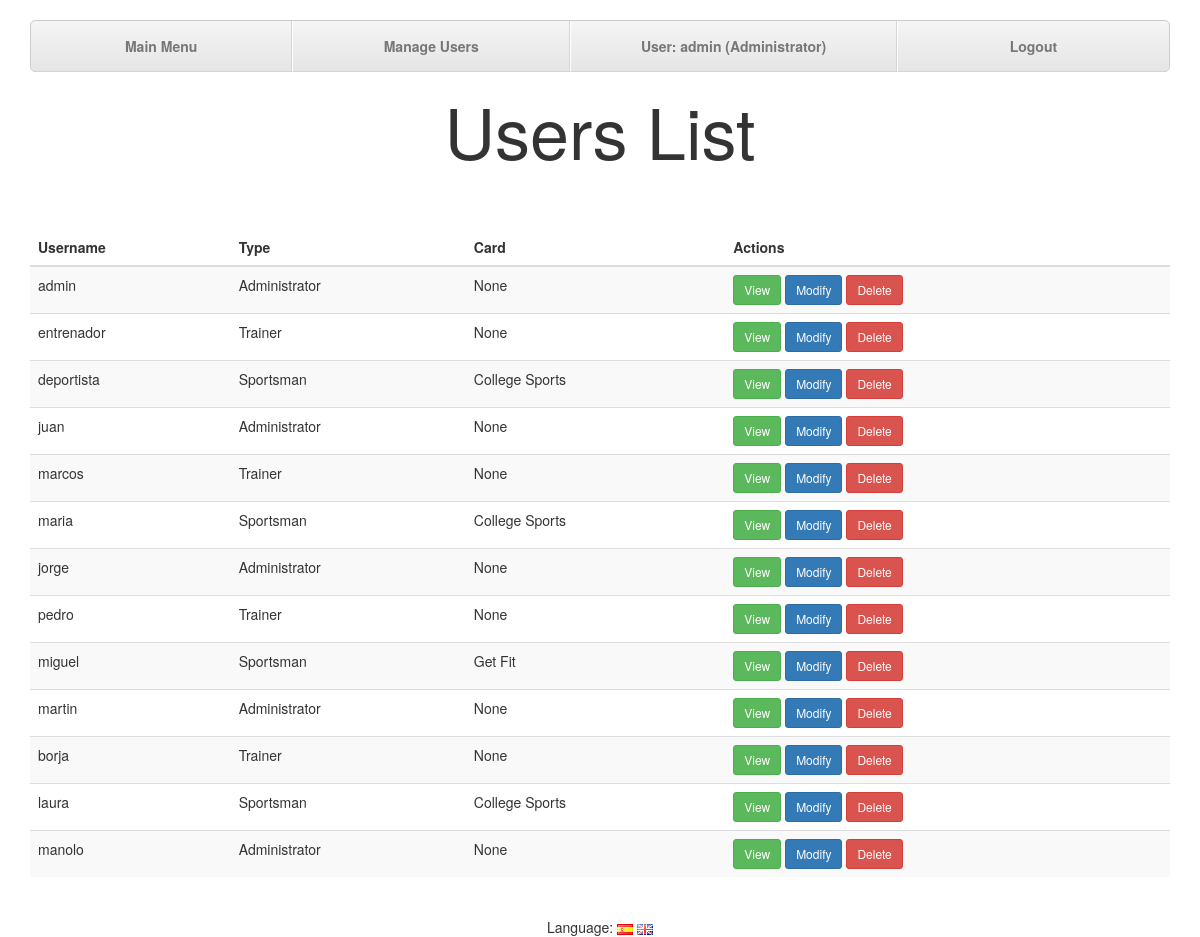
The app's page /index.php?controller=users&action=usersList (signed in) with its own data.
### tables this page shows
CREATE TABLE users (
	id INT(11) NOT NULL AUTO_INCREMENT,
	username VARCHAR(255) UNIQUE NOT NULL,
	password VARCHAR(255) NOT NULL,
	tipo ENUM('deportista','entrenador','administrador') NOT NULL,
	subtipo ENUM('tdu', 'pef'),
	entrenador INT(11),
	
	PRIMARY KEY (id),
	FOREIGN KEY (entrenador) REFERENCES users(id)
);

### core/ViewManager.php (called while the page is built, shortened)
<?php
class ViewManager {
	private $fragmentContents = array();
	private $variables = array();
	private $currentFragment = self::DEFAULT_FRAGMENT;
	private $layout = "default";
	private function saveCurrentFragment() {
		$this->fragmentContents[$this->currentFragment].=ob_get_contents();
	}
	public function moveToFragment($name) {
		$this->currentFragment = $name;
	}
	public function getFragment($fragment, $default="") {
		return $this->fragmentContents[$fragment];
	}
	public function setVariable($varname, $value, $flash=false) {
		$this->variables[$varname] = $value;
	}
	public function getVariable($varname, $default=NULL) {
		if (!isset($this->variables[$varname])) {
			return $default;
		}
		return $this->variables[$varname];
	}
	public function setLayout($layout) {
		$this->layout = $layout;
	}
	public function render($controller, $viewname) {
		include(__DIR__."/../view/$controller/$viewname.php");
		$this->renderLayout();
	}
	private function renderLayout() {
		include(__DIR__."/../view/layouts/".$this->layout.".php");
	}
	private static $viewmanager_singleton = NULL;
	public static function getInstance() {
		if (self::$viewmanager_singleton == null) {
			self::$viewmanager_singleton = new ViewManager();
		}
		return self::$viewmanager_singleton;
	}
}

### controller/UsersController.php (called while the page is built, shortened)
<?php
require_once(__DIR__."/../core/ViewManager.php");
require_once(__DIR__."/../core/I18n.php");
require_once(__DIR__."/../model/User.php");
require_once(__DIR__."/../model/UserMapper.php");
class UsersController extends BaseController {
	private $userMapper;
	public function __construct() {
		$this->userMapper = new UserMapper();
	}
	public function usersList(){
		$users = $this->userMapper->findAll();
		$this->view->setVariable("users", $users);
		$this->view->setLayout("default");
		$this->view->render("users", "usersList");
	}
}

### index.php (called while the page is built, shortened)
<?php
function run() {
	try {
		$controller = loadController($_GET["controller"]);
		$actionName = $_GET["action"];
		$controller->$actionName();
	} catch(Exception $ex) {
		die(i18n("An error has ocurred.<br>").$ex->getMessage());
	}
}
function loadController($controllerName) {
	return new $controllerClassName();
}
run();
?>

### core/I18n.php (called while the page is built, shortened)
<?php
class I18n {
	private $messages;
	public function setLanguage($language) {
		$this->messages = $i18n_messages;
	}
	public function i18n($key) {
		if (isset($this->messages[$key])){
			return $this->messages[$key];
		}else{
			return $key;
		}
	}
	private static $i18n_singleton = null;
	public static function getInstance() {
		if (self::$i18n_singleton == NULL) {
			self::$i18n_singleton = new I18n();
		}
		return self::$i18n_singleton;
	}
}
function i18n($key) {
	return I18n::getInstance()->i18n($key);
}

### model/UserMapper.php (called while the page is built, shortened)
<?php
require_once(__DIR__."/../core/PDOConnection.php");
class UserMapper {
	private $db;
	public function __construct() {
		$this->db = PDOConnection::getInstance();
	}
	public function findAll() {
		$stmt = $this->db->query("SELECT * FROM users");
		$users_db = $stmt->fetchAll(PDO::FETCH_ASSOC);
		$users = array();
		foreach ($users_db as $user) {
			array_push($users, new User($user["id"],
										$user["username"],
										$user["password"],
										$user["tipo"],
										$user["subtipo"],
										$user["entrenador"]));
		}
		return $users;
	}
}

### core/PDOConnection.php (called while the page is built)
<?php
class PDOConnection {
	private static $dbhost = "127.0.0.1";
	private static $dbname = "gesgym";
	private static $dbuser = "gguser";
	private static $dbpass = "ggpass";
	private static $db_singleton = null;
	public static function getInstance() {
		if (self::$db_singleton == null) {
			self::$db_singleton = new PDO(
				"mysql:host=".self::$dbhost.";dbname=".self::$dbname.";charset=utf8",
				self::$dbuser,
				self::$dbpass,
				array(
					PDO::ATTR_EMULATE_PREPARES => false,
					PDO::ATTR_ERRMODE => PDO::ERRMODE_EXCEPTION
				)
			);
		}
		return self::$db_singleton;
	}
}
?>

### model/User.php (called while the page is built, shortened)
<?php
class User {
	private $id;
	private $username;
	private $tipo;
	private $subtipo;
	public function __construct($id=NULL, $username=NULL, $password=NULL, $tipo=NULL, $subtipo=NULL, $entrenador=NULL) {
		$this->id = $id;
		$this->username = $username;
		$this->tipo = $tipo;
		$this->subtipo = $subtipo;
	}
	public function getId() {
		return $this->id;
	}
	public function getUsername() {
		return $this->username;
	}
	public function getTipo() {
		return $this->tipo;
	}
	public function getSubtipo() {
		return $this->subtipo;
	}
	public function setId($id) {
		$this->id = $id;
	}
	public function setUsername($username) {
		$this->username = $username;
	}
	public function setTipo($tipo) {
		$this->tipo = $tipo;
	}
}

### view/users/usersList.php (the view, shortened to what this page needs)
<?php
require_once(__DIR__."/../../core/ViewManager.php");
$view = ViewManager::getInstance();
$users = $view->getVariable("users");
$view->setVariable("title", i18n("GesGym - Users List"));
$currentusertype = $view->getVariable("currentusertype");
?>
			<h1><?=i18n("Users List")?></h1>
			<div class="container">
				<div class="table-responsive">
					<table class="table table-striped table-hover">
						<thead>
							<tr>
								<th><?=i18n("Username")?></th>
								<th><?=i18n("Type")?></th>
								<th><?=i18n("Card")?></th>
								<th><?=i18n("Actions")?></th>
							</tr>
						</thead>
						<tbody>
<?php foreach ($users as $user): ?>
<?php if ($currentusertype == "administrador" || ($currentusertype == "entrenador" && $user->getTipo() == "deportista")) { ?>
							<tr>
								<td><?=$user->getUsername()?></td>
								<td><?php if($user->getTipo() == "deportista"){print i18n("Sportsman");}
										  if($user->getTipo() == "entrenador"){print i18n("Trainer");}
										  if($user->getTipo() == "administrador"){print i18n("Administrator");} ?></td>
								<td><?php if($user->getSubtipo() == null){print i18n("None");}
										  if($user->getSubtipo() == "tdu"){print i18n("College Sports");}
										  if($user->getSubtipo() == "pef"){print i18n("Get Fit");} ?></td>
								<td>
									<a class="btn btn-sm btn-success" href="index.php?controller=users&amp;action=view&amp;id=<?=$user->getId()?>"><?=i18n("View")?></a>
									<a class="btn btn-sm btn-primary" href="index.php?controller=users&amp;action=edit&amp;id=<?=$user->getId()?>"><?=i18n("Modify")?></a>
									<form id="<?=$user->getId()?>"  method="POST" action="index.php?controller=users&amp;action=delete&amp;id=<?=$user->getId()?>">
										<a class="btn btn-sm btn-danger" onclick="eliminar('<?=i18n("Are you sure?")?>','<?=$user->getId()?>')"><?=i18n("Delete")?></a>
									</form>
								</td>
							</tr>
<?php } ?>
<?php endforeach; ?>
						</tbody>
					</table>
				</div>
			</div>
<?=$view->moveToFragment("css")?>		<link rel="stylesheet" type="text/css" href="css/usersList.css"/>

### view/layouts/default.php (shortened to what this page needs)
<?php
$view = ViewManager::getInstance();
$currentuser = $view->getVariable("currentusername");
$currentusertype = $view->getVariable("currentusertype");
?><!DOCTYPE html>
<html>
	<head>
		<link rel="stylesheet" type="text/css" href="bootstrap/css/bootstrap.css"/>
		<link rel="stylesheet" type="text/css" href="css/layoutStyle.css"/>
	</head>
	<body>
		<header>
			<div class="container">
				<ul class="nav nav-justified">
					<li><a href="index.php?controller=users&amp;action=mainMenu"><?=i18n("Main Menu")?></a></li>
<?php if( ($view->getVariable("title")) == i18n("GesGym - Users List")){?>
					<li><a id="list" href="index.php?controller=users&amp;action=usersMenu"><?=i18n("Manage Users")?></a></li>
<?php } ?>
					<li><a id="user"><?=i18n("User")?>: <?=sprintf($currentuser)?> (<?php if($currentusertype == "deportista"){print i18n("Sportsman");}
																					      if($currentusertype == "administrador"){print i18n("Administrator");} ?>)</a></li>
					<li><a href="index.php?controller=users&amp;action=logout"><?=i18n("Logout")?></a></li>
				</ul>
			</div>
		</header>
		<main>
<?=$view->getFragment(ViewManager::DEFAULT_FRAGMENT)?>
		</main>
		<footer>
<?php include(__DIR__."/languageSelect.php"); ?>
		</footer>
	</body>
</html>

### css/layoutStyle.css (style rules this page uses)
header { margin-top: 20px; }
h1 { text-align: center; padding-bottom: 50px; font-size: 70px; }
.nav-justified { background-color: #eee; border: 1px solid #ccc; border-radius: 5px; }
.nav-justified > li > a { padding-top: 15px; padding-bottom: 15px; margin-bottom: 0; font-weight: bold; color: #777; text-align: center; background-color: #e5e5e5; background-image: -webkit-gradient(linear, left top, left bottom, from(#f5f5f5), to(#e5e5e5)); background-image: -webkit-linear-gradient(top, #f5f5f5 0%, #e5e5e5 100%); background-image: -o-linear-gradient(top, #f5f5f5 0%, #e5e5e5 100%); background-image: linear-gradient(to bottom, #f5f5f5 0%,#e5e5e5 100%); filter: progid:DXImageTransform.Microsoft.gradient( startColorstr='#f5f5f5', endColorstr='#e5e5e5',GradientType=0 ); background-repeat: repeat-x; border-bottom: 1px solid #d5d5d5; }
.nav-justified > li:first-child > a { border-radius: 5px 5px 0 0; }
.nav-justified > li:last-child > a { border-radius: 0 0 5px 5px; }
@media (min-width: 768px) { .nav-justified { max-height: 52px; } }
@media (min-width: 768px) { .nav-justified > li > a { border-right: 1px solid #d5d5d5; border-left: 1px solid #fff; } }
@media (min-width: 768px) { .nav-justified > li:first-child > a { border-left: 0; border-radius: 5px 0 0 5px; } }
@media (min-width: 768px) { .nav-justified > li:last-child > a { border-right: 0; border-radius: 0 5px 5px 0; } }
footer { text-align: center; margin-top: 20px; }

### css/usersList.css (style rules this page uses)
h1 { text-align: center; }
form { display: inline; }

### records on screen
users: username "admin"
users: username "entrenador"
users: username "deportista"
users: username "juan"
users: username "marcos"
users: username "maria"
users: username "jorge"
users: username "pedro"
users: username "miguel"
users: username "martin"
users: username "borja"
users: username "laura"
users: username "manolo"

### other values on screen
i18n("Main Menu") "Main Menu"
i18n("Manage Users") "Manage Users"
i18n("User") "User"
i18n("Administrator") "Administrator"
i18n("Logout") "Logout"
i18n("Users List") "Users List"
i18n("Username") "Username"
i18n("Type") "Type"
i18n("Card") "Card"
i18n("Actions") "Actions"
i18n("Language") "Language"
